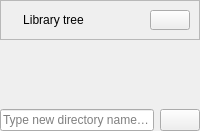
               <widget class="QWidget" name="page_2">
                <layout class="QVBoxLayout" name="verticalLayout_14">
                 <property name="leftMargin">
                  <number>0</number>
                 </property>
                 <property name="topMargin">
                  <number>0</number>
                 </property>
                 <property name="rightMargin">
                  <number>0</number>
                 </property>
                 <property name="bottomMargin">
                  <number>0</number>
                 </property>
                 <item>
                  <widget class="QFrame" name="tree_title_frame">
                   <property name="maximumSize">
                    <size>
                     <width>16777215</width>
                     <height>40</height>
                    </size>
                   </property>
                   <property name="frameShape">
                    <enum>QFrame::StyledPanel</enum>
                   </property>
                   <property name="frameShadow">
                    <enum>QFrame::Raised</enum>
                   </property>
                   <layout class="QHBoxLayout" name="horizontalLayout_15">
                    <item>
                     <widget class="QLabel" name="label_5">
                      <property name="text">
                       <string>Library tree</string>
                      </property>
                      <property name="alignment">
                       <set>Qt::AlignCenter</set>
                      </property>
                     </widget>
                    </item>
                    <item alignment="Qt::AlignRight">
                     <widget class="QPushButton" name="callaps_btn_d">
                      <property name="text">
                       <string/>
                      </property>
                      <property name="icon">
                       <iconset resource="../resurses.qrc">
                        <normaloff>:/icons/icons/x-circle.svg</normaloff>:/icons/icons/x-circle.svg</iconset>
                      </property>
                      <property name="iconSize">
                       <size>
                        <width>24</width>
                        <height>24</height>
                       </size>
                      </property>
                     </widget>
                    </item>
                   </layout>
                  </widget>
                 </item>
                 <item>
                  <widget class="QWidget" name="tree_body" native="true">
                   <layout class="QVBoxLayout" name="VLayout">
                    <property name="leftMargin">
                     <number>4</number>
                    </property>
                    <property name="topMargin">
                     <number>9</number>
                    </property>
                    <property name="rightMargin">
                     <number>4</number>
                    </property>
                    <property name="bottomMargin">
                     <number>9</number>
                    </property>
                    <item>
                     <widget class="QWidget" name="tree_subcontaner" native="true">
                      <property name="styleSheet">
                       <string notr="true"/>
                      </property>
                      <layout class="QVBoxLayout" name="tree_body_VLayout">
                       <property name="leftMargin">
                        <number>40</number>
                       </property>
                       <property name="topMargin">
                        <number>30</number>
                       </property>
                       <property name="rightMargin">
                        <number>40</number>
                       </property>
                      </layout>
                     </widget>
                    </item>
                   </layout>
                  </widget>
                 </item>
                 <item>
                  <widget class="QWidget" name="add_dir_widget" native="true">
                   <property name="maximumSize">
                    <size>
                     <width>16777215</width>
                     <height>40</height>
                    </size>
                   </property>
                   <layout class="QHBoxLayout" name="horizontalLayout_13">
                    <property name="leftMargin">
                     <number>0</number>
                    </property>
                    <property name="topMargin">
                     <number>0</number>
                    </property>
                    <property name="rightMargin">
                     <number>0</number>
                    </property>
                    <property name="bottomMargin">
                     <number>0</number>
                    </property>
                    <item>
                     <widget class="QLineEdit" name="add_dir_line_edit">
                      <property name="minimumSize">
                       <size>
                        <width>0</width>
                        <height>22</height>
                       </size>
                      </property>
                      <property name="placeholderText">
                       <string>Type new directory name here</string>
                      </property>
                      <property name="clearButtonEnabled">
                       <bool>true</bool>
                      </property>
                     </widget>
                    </item>
                    <item>
                     <widget class="QPushButton" name="add_dir_button">
                      <property name="minimumSize">
                       <size>
                        <width>0</width>
                        <height>0</height>
                       </size>
                      </property>
                      <property name="text">
                       <string/>
                      </property>
                      <property name="icon">
                       <iconset resource="../resurses.qrc">
                        <normaloff>:/icons/icons/folder-plus.svg</normaloff>:/icons/icons/folder-plus.svg</iconset>
                      </property>
                      <property name="iconSize">
                       <size>
                        <width>24</width>
                        <height>24</height>
                       </size>
                      </property>
                     </widget>
                    </item>
                   </layout>
                  </widget>
                 </item>
                </layout>
               </widget>
